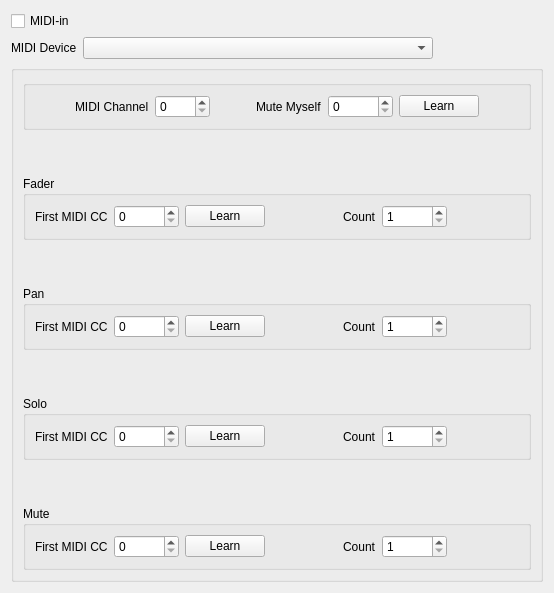
     <widget class="QWidget" name="tab_3_midi">
      <attribute name="title">
       <string>MIDI Control</string>
      </attribute>
      <layout class="QGridLayout" name="gridLayout">
       <item row="1" column="0">
        <layout class="QHBoxLayout" name="horizontalLayout_midiDevice">
         <item>
          <widget class="QLabel" name="lblMidiDevice">
           <property name="text">
            <string>MIDI Device</string>
           </property>
          </widget>
         </item>
         <item>
          <widget class="QComboBox" name="cbxMidiDevice">
           <property name="minimumSize">
            <size>
             <width>350</width>
             <height>0</height>
            </size>
           </property>
          </widget>
         </item>
         <item>
          <spacer name="horizontalSpacer_midiDevice">
           <property name="orientation">
            <enum>Qt::Horizontal</enum>
           </property>
           <property name="sizeHint" stdset="0">
            <size>
             <width>40</width>
             <height>20</height>
            </size>
           </property>
          </spacer>
         </item>
        </layout>
       </item>
       <item row="2" column="0">
        <widget class="QGroupBox" name="midiControlsContainer">
         <property name="title">
          <string/>
         </property>
         <layout class="QGridLayout" name="gridLayout_2">
          <item row="10" column="0">
           <widget class="QGroupBox" name="grbMidiMute">
            <property name="font">
             <font>
              <weight>50</weight>
              <bold>false</bold>
             </font>
            </property>
            <property name="title">
             <string>Mute</string>
            </property>
            <layout class="QHBoxLayout" name="horizontalLayout_15">
             <item>
              <widget class="QLabel" name="lblMuteOffset">
               <property name="font">
                <font>
                 <weight>50</weight>
                 <bold>false</bold>
                </font>
               </property>
               <property name="text">
                <string>First MIDI CC</string>
               </property>
              </widget>
             </item>
             <item>
              <widget class="QSpinBox" name="spnMuteOffset">
               <property name="minimumSize">
                <size>
                 <width>65</width>
                 <height>0</height>
                </size>
               </property>
               <property name="font">
                <font>
                 <weight>50</weight>
                 <bold>false</bold>
                </font>
               </property>
               <property name="maximum">
                <number>127</number>
               </property>
              </widget>
             </item>
             <item>
              <widget class="QPushButton" name="butLearnMuteOffset">
               <property name="font">
                <font>
                 <weight>50</weight>
                 <bold>false</bold>
                </font>
               </property>
               <property name="text">
                <string>Learn</string>
               </property>
               <property name="autoDefault">
                <bool>false</bool>
               </property>
              </widget>
             </item>
             <item>
              <spacer name="horizontalSpacer_11">
               <property name="orientation">
                <enum>Qt::Horizontal</enum>
               </property>
               <property name="sizeHint" stdset="0">
                <size>
                 <width>40</width>
                 <height>20</height>
                </size>
               </property>
              </spacer>
             </item>
             <item>
              <widget class="QLabel" name="lblMuteCount">
               <property name="font">
                <font>
                 <weight>50</weight>
                 <bold>false</bold>
                </font>
               </property>
               <property name="text">
                <string>Count</string>
               </property>
              </widget>
             </item>
             <item>
              <widget class="QSpinBox" name="spnMuteCount">
               <property name="minimumSize">
                <size>
                 <width>65</width>
                 <height>0</height>
                </size>
               </property>
               <property name="font">
                <font>
                 <weight>50</weight>
                 <bold>false</bold>
                </font>
               </property>
               <property name="minimum">
                <number>1</number>
               </property>
               <property name="maximum">
                <number>127</number>
               </property>
              </widget>
             </item>
             <item>
              <spacer name="horizontalSpacer_12">
               <property name="orientation">
                <enum>Qt::Horizontal</enum>
               </property>
               <property name="sizeHint" stdset="0">
                <size>
                 <width>40</width>
                 <height>20</height>
                </size>
               </property>
              </spacer>
             </item>
            </layout>
           </widget>
          </item>
          <item row="8" column="0">
           <widget class="QGroupBox" name="grbMidiSolo">
            <property name="font">
             <font>
              <weight>50</weight>
              <bold>false</bold>
             </font>
            </property>
            <property name="title">
             <string>Solo</string>
            </property>
            <layout class="QHBoxLayout" name="horizontalLayout_14">
             <item>
              <widget class="QLabel" name="lblSoloOffset">
               <property name="font">
                <font>
                 <weight>50</weight>
                 <bold>false</bold>
                </font>
               </property>
               <property name="text">
                <string>First MIDI CC</string>
               </property>
              </widget>
             </item>
             <item>
              <widget class="QSpinBox" name="spnSoloOffset">
               <property name="minimumSize">
                <size>
                 <width>65</width>
                 <height>0</height>
                </size>
               </property>
               <property name="font">
                <font>
                 <weight>50</weight>
                 <bold>false</bold>
                </font>
               </property>
               <property name="maximum">
                <number>127</number>
               </property>
              </widget>
             </item>
             <item>
              <widget class="QPushButton" name="butLearnSoloOffset">
               <property name="font">
                <font>
                 <weight>50</weight>
                 <bold>false</bold>
                </font>
               </property>
               <property name="text">
                <string>Learn</string>
               </property>
               <property name="autoDefault">
                <bool>false</bool>
               </property>
              </widget>
             </item>
             <item>
              <spacer name="horizontalSpacer_14">
               <property name="orientation">
                <enum>Qt::Horizontal</enum>
               </property>
               <property name="sizeHint" stdset="0">
                <size>
                 <width>40</width>
                 <height>20</height>
                </size>
               </property>
              </spacer>
             </item>
             <item>
              <widget class="QLabel" name="lblSoloCount">
               <property name="font">
                <font>
                 <weight>50</weight>
                 <bold>false</bold>
                </font>
               </property>
               <property name="text">
                <string>Count</string>
               </property>
              </widget>
             </item>
             <item>
              <widget class="QSpinBox" name="spnSoloCount">
               <property name="minimumSize">
                <size>
                 <width>65</width>
                 <height>0</height>
                </size>
               </property>
               <property name="font">
                <font>
                 <weight>50</weight>
                 <bold>false</bold>
                </font>
               </property>
               <property name="minimum">
                <number>1</number>
               </property>
               <property name="maximum">
                <number>127</number>
               </property>
              </widget>
             </item>
             <item>
              <spacer name="horizontalSpacer_13">
               <property name="orientation">
                <enum>Qt::Horizontal</enum>
               </property>
               <property name="sizeHint" stdset="0">
                <size>
                 <width>40</width>
                 <height>20</height>
                </size>
               </property>
              </spacer>
             </item>
            </layout>
           </widget>
          </item>
          <item row="9" column="0">
           <spacer name="verticalSpacer_17">
            <property name="orientation">
             <enum>Qt::Vertical</enum>
            </property>
            <property name="sizeHint" stdset="0">
             <size>
              <width>20</width>
              <height>40</height>
             </size>
            </property>
           </spacer>
          </item>
          <item row="5" column="0">
           <spacer name="verticalSpacer_14">
            <property name="orientation">
             <enum>Qt::Vertical</enum>
            </property>
            <property name="sizeHint" stdset="0">
             <size>
              <width>20</width>
              <height>40</height>
             </size>
            </property>
           </spacer>
          </item>
          <item row="6" column="0">
           <widget class="QGroupBox" name="grbMidiPan">
            <property name="font">
             <font>
              <weight>50</weight>
              <bold>false</bold>
             </font>
            </property>
            <property name="title">
             <string>Pan</string>
            </property>
            <layout class="QHBoxLayout" name="horizontalLayout_13">
             <item>
              <widget class="QLabel" name="lblPanOffset">
               <property name="font">
                <font>
                 <weight>50</weight>
                 <bold>false</bold>
                </font>
               </property>
               <property name="text">
                <string>First MIDI CC</string>
               </property>
              </widget>
             </item>
             <item>
              <widget class="QSpinBox" name="spnPanOffset">
               <property name="minimumSize">
                <size>
                 <width>65</width>
                 <height>0</height>
                </size>
               </property>
               <property name="font">
                <font>
                 <weight>50</weight>
                 <bold>false</bold>
                </font>
               </property>
               <property name="maximum">
                <number>127</number>
               </property>
              </widget>
             </item>
             <item>
              <widget class="QPushButton" name="butLearnPanOffset">
               <property name="font">
                <font>
                 <weight>50</weight>
                 <bold>false</bold>
                </font>
               </property>
               <property name="text">
                <string>Learn</string>
               </property>
               <property name="autoDefault">
                <bool>false</bool>
               </property>
              </widget>
             </item>
             <item>
              <spacer name="horizontalSpacer_17">
               <property name="orientation">
                <enum>Qt::Horizontal</enum>
               </property>
               <property name="sizeHint" stdset="0">
                <size>
                 <width>40</width>
                 <height>20</height>
                </size>
               </property>
              </spacer>
             </item>
             <item>
              <widget class="QLabel" name="lblPanCount">
               <property name="font">
                <font>
                 <weight>50</weight>
                 <bold>false</bold>
                </font>
               </property>
               <property name="text">
                <string>Count</string>
               </property>
              </widget>
             </item>
             <item>
              <widget class="QSpinBox" name="spnPanCount">
               <property name="minimumSize">
                <size>
                 <width>65</width>
                 <height>0</height>
                </size>
               </property>
               <property name="font">
                <font>
                 <weight>50</weight>
                 <bold>false</bold>
                </font>
               </property>
               <property name="minimum">
                <number>1</number>
               </property>
               <property name="maximum">
                <number>127</number>
               </property>
              </widget>
             </item>
             <item>
              <spacer name="horizontalSpacer_19">
               <property name="orientation">
                <enum>Qt::Horizontal</enum>
               </property>
               <property name="sizeHint" stdset="0">
                <size>
                 <width>40</width>
                 <height>20</height>
                </size>
               </property>
              </spacer>
             </item>
            </layout>
           </widget>
          </item>
          <item row="3" column="0">
           <spacer name="verticalSpacer_12">
            <property name="orientation">
             <enum>Qt::Vertical</enum>
            </property>
            <property name="sizeHint" stdset="0">
             <size>
              <width>20</width>
              <height>40</height>
             </size>
            </property>
           </spacer>
          </item>
          <item row="1" column="0" rowspan="2">
           <widget class="QGroupBox" name="chanMuteGroup">
            <property name="font">
             <font>
              <weight>75</weight>
              <bold>true</bold>
             </font>
            </property>
            <property name="title">
             <string/>
            </property>
            <layout class="QHBoxLayout" name="horizontalLayout_16">
             <item>
              <spacer name="horizontalSpacer_25">
               <property name="orientation">
                <enum>Qt::Horizontal</enum>
               </property>
               <property name="sizeHint" stdset="0">
                <size>
                 <width>40</width>
                 <height>20</height>
                </size>
               </property>
              </spacer>
             </item>
             <item>
              <widget class="QLabel" name="lblChannel">
               <property name="font">
                <font>
                 <weight>50</weight>
                 <bold>false</bold>
                </font>
               </property>
               <property name="text">
                <string>MIDI Channel</string>
               </property>
              </widget>
             </item>
             <item>
              <widget class="QSpinBox" name="spnChannel">
               <property name="minimumSize">
                <size>
                 <width>55</width>
                 <height>0</height>
                </size>
               </property>
               <property name="font">
                <font>
                 <weight>50</weight>
                 <bold>false</bold>
                </font>
               </property>
               <property name="maximum">
                <number>16</number>
               </property>
              </widget>
             </item>
             <item>
              <spacer name="horizontalSpacer_15">
               <property name="orientation">
                <enum>Qt::Horizontal</enum>
               </property>
               <property name="sizeHint" stdset="0">
                <size>
                 <width>40</width>
                 <height>20</height>
                </size>
               </property>
              </spacer>
             </item>
             <item>
              <widget class="QLabel" name="lblMuteMyself">
               <property name="font">
                <font>
                 <weight>50</weight>
                 <bold>false</bold>
                </font>
               </property>
               <property name="text">
                <string>Mute Myself</string>
               </property>
              </widget>
             </item>
             <item>
              <widget class="QSpinBox" name="spnMuteMyself">
               <property name="minimumSize">
                <size>
                 <width>65</width>
                 <height>0</height>
                </size>
               </property>
               <property name="font">
                <font>
                 <weight>50</weight>
                 <bold>false</bold>
                </font>
               </property>
               <property name="maximum">
                <number>127</number>
               </property>
              </widget>
             </item>
             <item>
              <widget class="QPushButton" name="butLearnMuteMyself">
               <property name="font">
                <font>
                 <weight>50</weight>
                 <bold>false</bold>
                </font>
               </property>
               <property name="text">
                <string>Learn</string>
               </property>
               <property name="autoDefault">
                <bool>false</bool>
               </property>
              </widget>
             </item>
             <item>
              <spacer name="horizontalSpacer_23">
               <property name="orientation">
                <enum>Qt::Horizontal</enum>
               </property>
               <property name="sizeHint" stdset="0">
                <size>
                 <width>40</width>
                 <height>20</height>
                </size>
               </property>
              </spacer>
             </item>
            </layout>
           </widget>
          </item>
          <item row="7" column="0">
           <spacer name="verticalSpacer_16">
            <property name="orientation">
             <enum>Qt::Vertical</enum>
            </property>
            <property name="sizeHint" stdset="0">
             <size>
              <width>20</width>
              <height>40</height>
             </size>
            </property>
           </spacer>
          </item>
          <item row="4" column="0">
           <widget class="QGroupBox" name="grbMidiFader">
            <property name="font">
             <font>
              <weight>50</weight>
              <bold>false</bold>
             </font>
            </property>
            <property name="title">
             <string>Fader</string>
            </property>
            <layout class="QHBoxLayout" name="horizontalLayout_11">
             <item>
              <widget class="QLabel" name="lblFaderOffset">
               <property name="font">
                <font>
                 <weight>50</weight>
                 <bold>false</bold>
                </font>
               </property>
               <property name="text">
                <string>First MIDI CC</string>
               </property>
              </widget>
             </item>
             <item>
              <widget class="QSpinBox" name="spnFaderOffset">
               <property name="minimumSize">
                <size>
                 <width>65</width>
                 <height>0</height>
                </size>
               </property>
               <property name="font">
                <font>
                 <weight>50</weight>
                 <bold>false</bold>
                </font>
               </property>
               <property name="maximum">
                <number>127</number>
               </property>
              </widget>
             </item>
             <item>
              <widget class="QPushButton" name="butLearnFaderOffset">
               <property name="font">
                <font>
                 <weight>50</weight>
                 <bold>false</bold>
                </font>
               </property>
               <property name="text">
                <string>Learn</string>
               </property>
               <property name="autoDefault">
                <bool>false</bool>
               </property>
              </widget>
             </item>
             <item>
              <spacer name="horizontalSpacer_21">
               <property name="orientation">
                <enum>Qt::Horizontal</enum>
               </property>
               <property name="sizeHint" stdset="0">
                <size>
                 <width>40</width>
                 <height>20</height>
                </size>
               </property>
              </spacer>
             </item>
             <item>
              <widget class="QLabel" name="lblFaderCount">
               <property name="font">
                <font>
                 <weight>50</weight>
                 <bold>false</bold>
                </font>
               </property>
               <property name="text">
                <string>Count</string>
               </property>
              </widget>
             </item>
             <item>
              <widget class="QSpinBox" name="spnFaderCount">
               <property name="minimumSize">
                <size>
                 <width>65</width>
                 <height>0</height>
                </size>
               </property>
               <property name="font">
                <font>
                 <weight>50</weight>
                 <bold>false</bold>
                </font>
               </property>
               <property name="minimum">
                <number>1</number>
               </property>
               <property name="maximum">
                <number>127</number>
               </property>
              </widget>
             </item>
             <item>
              <spacer name="horizontalSpacer_22">
               <property name="orientation">
                <enum>Qt::Horizontal</enum>
               </property>
               <property name="sizeHint" stdset="0">
                <size>
                 <width>40</width>
                 <height>20</height>
                </size>
               </property>
              </spacer>
             </item>
            </layout>
           </widget>
          </item>
         </layout>
        </widget>
       </item>
       <item row="0" column="0">
        <widget class="QCheckBox" name="chbUseMIDIController">
         <property name="sizePolicy">
          <sizepolicy hsizetype="Preferred" vsizetype="Preferred">
           <horstretch>0</horstretch>
           <verstretch>0</verstretch>
          </sizepolicy>
         </property>
         <property name="text">
          <string>MIDI-in</string>
         </property>
        </widget>
       </item>
      </layout>
     </widget>
